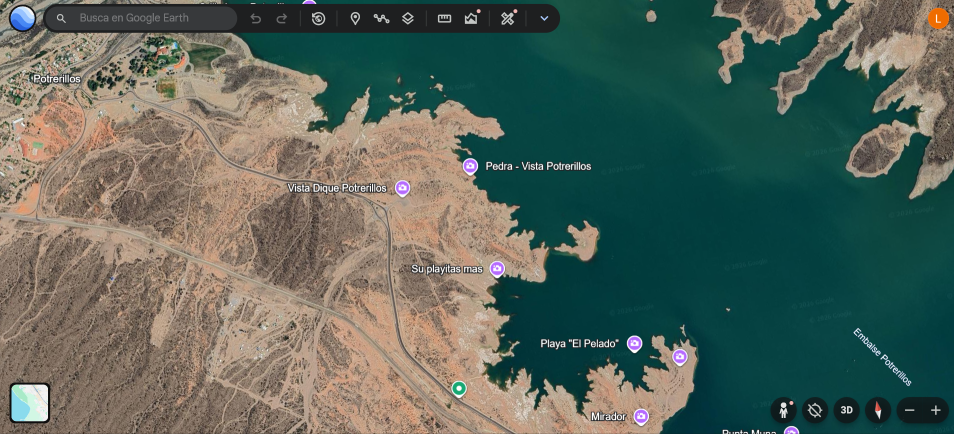
#> input picture camara/entrada.png, 1908 x 868 px (shown at 1/2 size)
$ python resize.py
#> lines starting #> are read from the running program, lines starting #| are printed output that depends on the picture; after the words box and inside, x2 and y2 are one past the last pixel; in counts of white or black regions, pixels touching at a corner belong together
import cv2
import numpy as np
import os

def procesar_mision_haps():
    # 1. Configuración de archivos
    nombre_entrada = "entrada.png"
    nombre_salida = "mendoza_termica_ref.jpg"

    if not os.path.exists(nombre_entrada):
        print(f"❌ ERROR: No encontré '{nombre_entrada}'.")
        return

    # 2. Leer imagen (método robusto para acentos)
    with open(nombre_entrada, "rb") as f:
        img = cv2.imdecode(np.frombuffer(f.read(), np.uint8), cv2.IMREAD_COLOR)
#> img is the input picture: shape (868, 1908, 3); mean B, G, R 90.9, 101.3, 87.3

    if img is None:
        print("❌ ERROR: No se pudo decodificar la imagen.")
        return

    # 3. Resize a resolución FLIR Boson 640 (640x512)
    # Usamos 512 de alto para no distorsionar el sensor de 12um [cite: 9]
    img_640 = cv2.resize(img, (640, 512), interpolation=cv2.INTER_AREA)
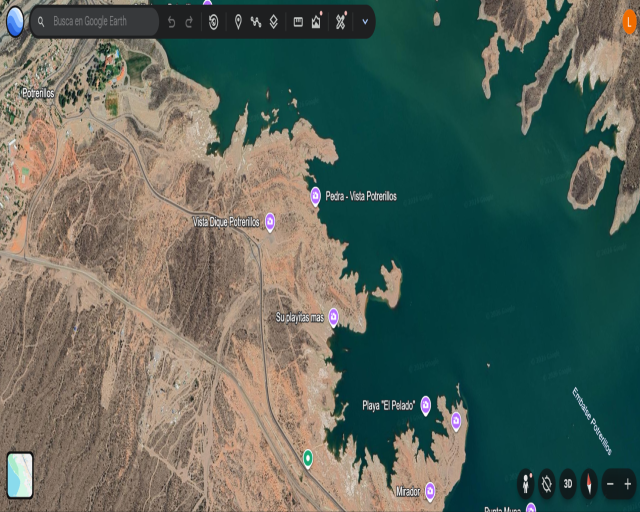
#> img_640: shape (512, 640, 3); mean B, G, R 90.9, 101.3, 87.3

    # 4. Dibujar el OBJETO de REFERENCIA (40 metros = 6 píxeles)
    # Definimos los puntos del rectángulo
    top_left = (50, 50)
    bottom_right = (50 + 6, 50 + 6) # 6 píxeles de ancho y alto
    color_rojo = (0, 0, 255)

    # Grosor -1 significa que el rectángulo está RELLENO
    cv2.rectangle(img_640, top_left, bottom_right, color_rojo, -1)
#> img_640: shape (512, 640, 3); 0.01% of pixels changed, all inside (x1, y1, x2, y2) = (50, 50, 57, 57)

    # Etiqueta
    cv2.putText(img_640, "Ref. 40m (6px)", (45, 45),
                cv2.FONT_HERSHEY_SIMPLEX, 0.4, color_rojo, 1)
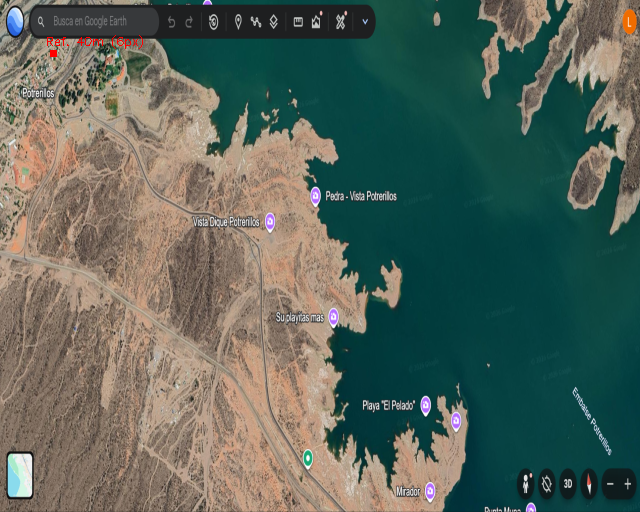
#> img_640: shape (512, 640, 3); mean B, G, R 90.8, 101.2, 87.4

    # 5. Guardar
    cv2.imwrite(nombre_salida, img_640)
    print(f"✅ ÉXITO: Imagen generada como '{nombre_salida}'")
    print(f"ℹ️ Resolución final: 640x512 (Standard Boson VGA) ")

if __name__ == "__main__":
    procesar_mision_haps()
